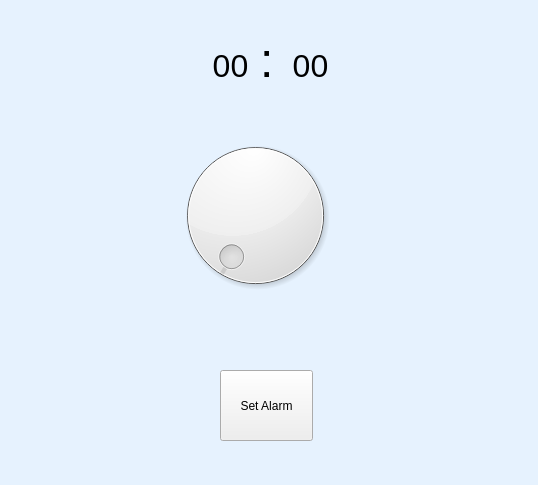
<?xml version="1.0" encoding="UTF-8"?>
<ui version="4.0">
 <class>MainWindow</class>
 <widget class="QMainWindow" name="MainWindow">
  <property name="geometry">
   <rect>
    <x>0</x>
    <y>0</y>
    <width>538</width>
    <height>485</height>
   </rect>
  </property>
  <property name="windowTitle">
   <string>Alarm Window</string>
  </property>
  <widget class="QWidget" name="centralwidget">
   <widget class="QLabel" name="background_label">
    <property name="geometry">
     <rect>
      <x>-16</x>
      <y>-5</y>
      <width>661</width>
      <height>511</height>
     </rect>
    </property>
    <property name="styleSheet">
     <string notr="true">QLabel{

background-color:#e6f2fe;
}</string>
    </property>
    <property name="text">
     <string/>
    </property>
   </widget>
   <widget class="QStackedWidget" name="stackedWidget">
    <property name="geometry">
     <rect>
      <x>90</x>
      <y>100</y>
      <width>341</width>
      <height>241</height>
     </rect>
    </property>
    <property name="currentIndex">
     <number>1</number>
    </property>
    <widget class="QWidget" name="page">
     <widget class="QDial" name="hour_dial">
      <property name="geometry">
       <rect>
        <x>60</x>
        <y>30</y>
        <width>211</width>
        <height>171</height>
       </rect>
      </property>
     </widget>
    </widget>
    <widget class="QWidget" name="page_2">
     <widget class="QDial" name="minute_dial">
      <property name="geometry">
       <rect>
        <x>60</x>
        <y>30</y>
        <width>211</width>
        <height>171</height>
       </rect>
      </property>
     </widget>
    </widget>
   </widget>
   <widget class="QPushButton" name="setalarm_pushButton">
    <property name="geometry">
     <rect>
      <x>220</x>
      <y>370</y>
      <width>93</width>
      <height>71</height>
     </rect>
    </property>
    <property name="text">
     <string>Set Alarm</string>
    </property>
   </widget>
   <widget class="QPushButton" name="hour_pushButton">
    <property name="geometry">
     <rect>
      <x>200</x>
      <y>40</y>
      <width>61</width>
      <height>51</height>
     </rect>
    </property>
    <property name="font">
     <font>
      <pointsize>24</pointsize>
     </font>
    </property>
    <property name="text">
     <string>00</string>
    </property>
    <property name="flat">
     <bool>true</bool>
    </property>
   </widget>
   <widget class="QLabel" name="colon_label">
    <property name="geometry">
     <rect>
      <x>260</x>
      <y>10</y>
      <width>21</width>
      <height>101</height>
     </rect>
    </property>
    <property name="font">
     <font>
      <pointsize>36</pointsize>
     </font>
    </property>
    <property name="text">
     <string>:</string>
    </property>
    <property name="alignment">
     <set>Qt::AlignLeading|Qt::AlignLeft|Qt::AlignVCenter</set>
    </property>
   </widget>
   <widget class="QPushButton" name="minute_pushButton">
    <property name="geometry">
     <rect>
      <x>280</x>
      <y>40</y>
      <width>61</width>
      <height>51</height>
     </rect>
    </property>
    <property name="font">
     <font>
      <pointsize>24</pointsize>
     </font>
    </property>
    <property name="text">
     <string>00</string>
    </property>
    <property name="flat">
     <bool>true</bool>
    </property>
   </widget>
  </widget>
 </widget>
 <resources/>
 <connections/>
</ui>
